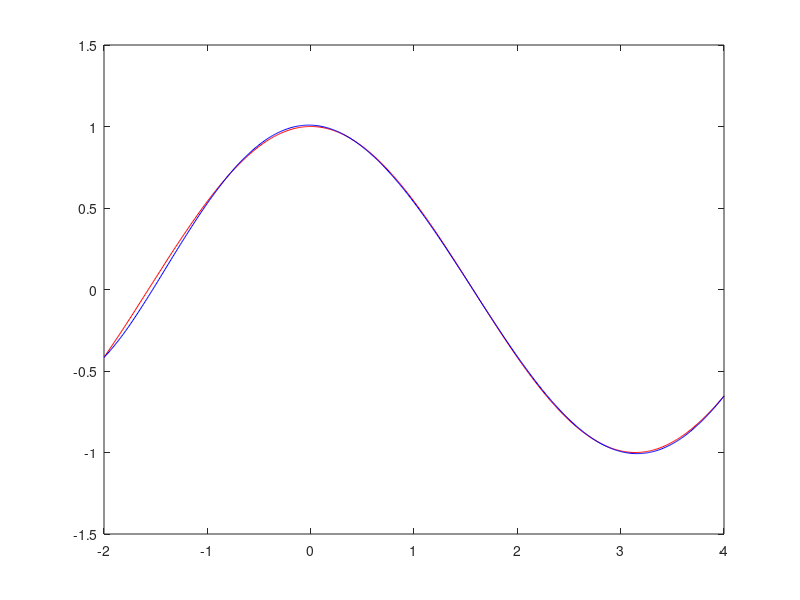
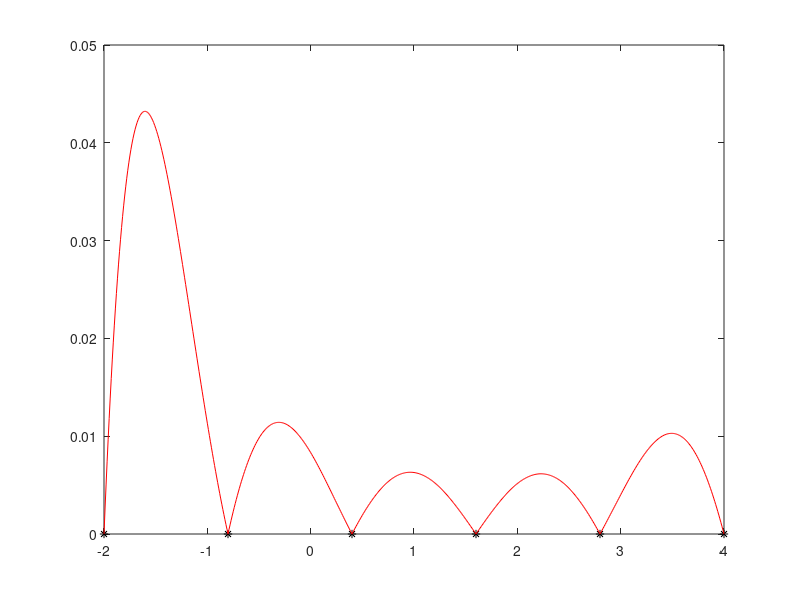
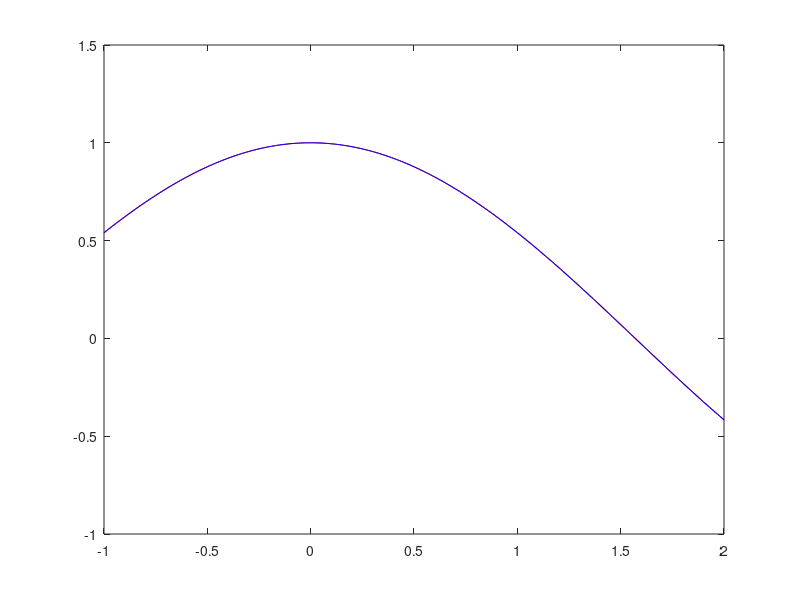
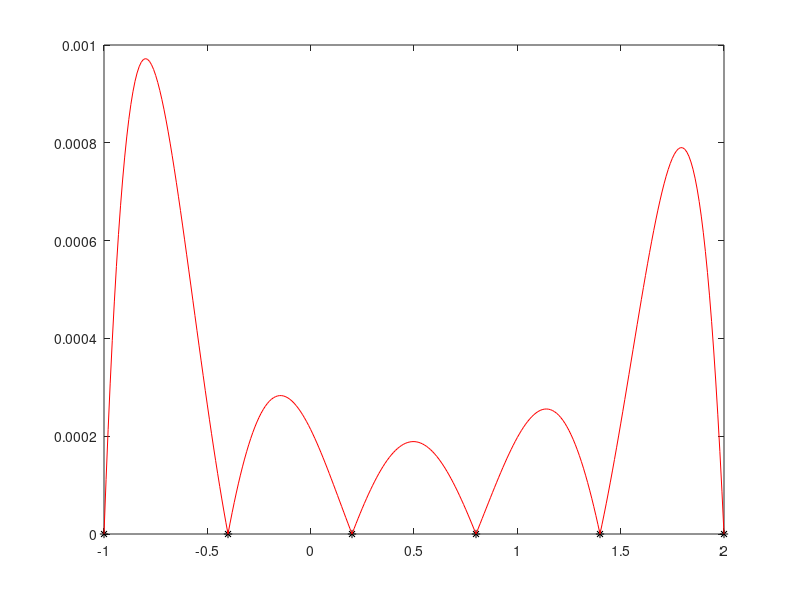

Recreate these plots in MATLAB, in order.

% Ex2.a
close all
clear all
clc
format long

f=@(x)    cos(x);
a=-2;
b=4;
n=5;
h=(b-a)/n;

xnodes=[-2:h:4];
ynodes=f(xnodes);

x=[-2:0.01:4];

p=polyfit(xnodes,ynodes,n);
y_app=polyval(p,x);
y_exact=f(x);

err_abs_inf=norm(abs(y_exact-y_app),inf)
err_rel_inf=norm(abs(y_exact-y_app),inf)/norm(y_exact,inf)

err_abs_2=norm(abs(y_exact-y_app),2)
err_rel_2=norm(abs(y_exact-y_app),2)

abs_err=abs(y_exact-y_app);

figure(1)
plot(x,y_exact,'r',x,y_app,'b')

figure(2)
plot(xnodes,zeros(size(xnodes)),'k*',x,abs_err,'r')
%%
% Ex2.b

f=@(x)    cos(x);
a1=-1;
b1=2;
n1=5;
h1=(b1-a1)/n1;

xnodes1=[-1:h1:2];
ynodes1=f(xnodes1);

x1=[-1:0.01:2];

p1=polyfit(xnodes1,ynodes1,n1);
y_app1=polyval(p1,x1);
y_exact1=f(x1);

err_abs1_inf=norm(abs(y_exact1-y_app1),inf)
err_rel1_inf=norm(abs(y_exact1-y_app1),inf)/norm(y_exact1,inf)

err_abs1_2=norm(abs(y_exact1-y_app1),2)
err_rel1_2=norm(abs(y_exact1-y_app1),2)

abs_err1=abs(y_exact1-y_app1);

figure(3)
plot(x1,y_exact1,'r',x1,y_app1,'b')

figure(4)
plot(xnodes1,zeros(size(xnodes1)),'k*',x1,abs_err1,'r')

p=-log2(err_rel1_inf/err_rel_inf)
